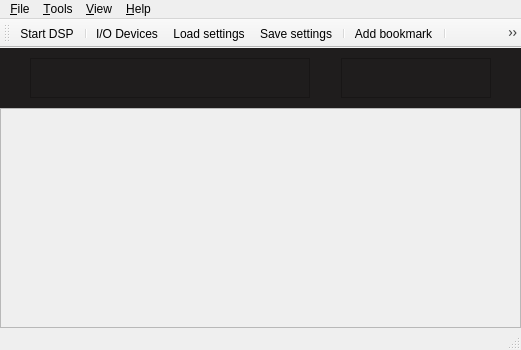
<?xml version="1.0" encoding="UTF-8"?>
<ui version="4.0">
 <class>MainWindow</class>
 <widget class="QMainWindow" name="MainWindow">
  <property name="geometry">
   <rect>
    <x>0</x>
    <y>0</y>
    <width>521</width>
    <height>350</height>
   </rect>
  </property>
  <property name="windowTitle">
   <string>gqrx</string>
  </property>
  <property name="windowIcon">
   <iconset resource="../../../resources/icons.qrc">
    <normaloff>:/icons/icons/gqrx.svg</normaloff>:/icons/icons/gqrx.svg</iconset>
  </property>
  <property name="styleSheet">
   <string notr="true"/>
  </property>
  <property name="dockOptions">
   <set>QMainWindow::AllowNestedDocks|QMainWindow::AllowTabbedDocks|QMainWindow::AnimatedDocks</set>
  </property>
  <property name="unifiedTitleAndToolBarOnMac">
   <bool>true</bool>
  </property>
  <widget class="QWidget" name="centralWidget">
   <layout class="QVBoxLayout" name="verticalLayout_2">
    <property name="spacing">
     <number>0</number>
    </property>
    <property name="leftMargin">
     <number>0</number>
    </property>
    <property name="topMargin">
     <number>0</number>
    </property>
    <property name="rightMargin">
     <number>0</number>
    </property>
    <property name="bottomMargin">
     <number>0</number>
    </property>
    <item>
     <widget class="QFrame" name="frame">
      <property name="sizePolicy">
       <sizepolicy hsizetype="Minimum" vsizetype="Minimum">
        <horstretch>0</horstretch>
        <verstretch>0</verstretch>
       </sizepolicy>
      </property>
      <property name="styleSheet">
       <string notr="true">background-color: rgb(31, 29, 29);</string>
      </property>
      <property name="frameShape">
       <enum>QFrame::NoFrame</enum>
      </property>
      <property name="frameShadow">
       <enum>QFrame::Plain</enum>
      </property>
      <property name="lineWidth">
       <number>0</number>
      </property>
      <layout class="QHBoxLayout" name="horizontalLayout_2" stretch="0,0,0,0,0">
       <property name="spacing">
        <number>0</number>
       </property>
       <property name="leftMargin">
        <number>0</number>
       </property>
       <property name="topMargin">
        <number>10</number>
       </property>
       <property name="rightMargin">
        <number>0</number>
       </property>
       <property name="bottomMargin">
        <number>10</number>
       </property>
       <item>
        <spacer name="horizontalSpacer_3">
         <property name="orientation">
          <enum>Qt::Horizontal</enum>
         </property>
         <property name="sizeHint" stdset="0">
          <size>
           <width>5</width>
           <height>15</height>
          </size>
         </property>
        </spacer>
       </item>
       <item>
        <widget class="CFreqCtrl" name="freqCtrl">
         <property name="sizePolicy">
          <sizepolicy hsizetype="Fixed" vsizetype="Fixed">
           <horstretch>0</horstretch>
           <verstretch>0</verstretch>
          </sizepolicy>
         </property>
         <property name="minimumSize">
          <size>
           <width>280</width>
           <height>40</height>
          </size>
         </property>
         <property name="toolTip">
          <string/>
         </property>
         <property name="frameShape">
          <enum>QFrame::StyledPanel</enum>
         </property>
         <property name="frameShadow">
          <enum>QFrame::Raised</enum>
         </property>
        </widget>
       </item>
       <item>
        <spacer name="horizontalSpacer_2">
         <property name="orientation">
          <enum>Qt::Horizontal</enum>
         </property>
         <property name="sizeHint" stdset="0">
          <size>
           <width>5</width>
           <height>15</height>
          </size>
         </property>
        </spacer>
       </item>
       <item>
        <widget class="CMeter" name="sMeter">
         <property name="sizePolicy">
          <sizepolicy hsizetype="Fixed" vsizetype="Fixed">
           <horstretch>0</horstretch>
           <verstretch>0</verstretch>
          </sizepolicy>
         </property>
         <property name="minimumSize">
          <size>
           <width>150</width>
           <height>40</height>
          </size>
         </property>
         <property name="frameShape">
          <enum>QFrame::StyledPanel</enum>
         </property>
         <property name="frameShadow">
          <enum>QFrame::Raised</enum>
         </property>
        </widget>
       </item>
       <item>
        <spacer name="horizontalSpacer_1">
         <property name="orientation">
          <enum>Qt::Horizontal</enum>
         </property>
         <property name="sizeHint" stdset="0">
          <size>
           <width>5</width>
           <height>15</height>
          </size>
         </property>
        </spacer>
       </item>
      </layout>
     </widget>
    </item>
    <item>
     <widget class="CPlotter" name="plotter">
      <property name="sizePolicy">
       <sizepolicy hsizetype="Expanding" vsizetype="Expanding">
        <horstretch>0</horstretch>
        <verstretch>0</verstretch>
       </sizepolicy>
      </property>
      <property name="autoFillBackground">
       <bool>true</bool>
      </property>
      <property name="frameShape">
       <enum>QFrame::StyledPanel</enum>
      </property>
      <property name="frameShadow">
       <enum>QFrame::Raised</enum>
      </property>
     </widget>
    </item>
   </layout>
  </widget>
  <widget class="QMenuBar" name="menuBar">
   <property name="geometry">
    <rect>
     <x>0</x>
     <y>0</y>
     <width>521</width>
     <height>19</height>
    </rect>
   </property>
   <widget class="QMenu" name="menu_File">
    <property name="title">
     <string>&amp;File</string>
    </property>
    <addaction name="actionDSP"/>
    <addaction name="separator"/>
    <addaction name="actionIoConfig"/>
    <addaction name="actionLoadSettings"/>
    <addaction name="actionSaveSettings"/>
    <addaction name="separator"/>
    <addaction name="actionSaveWaterfall"/>
    <addaction name="separator"/>
    <addaction name="actionQuit"/>
   </widget>
   <widget class="QMenu" name="menu_View">
    <property name="title">
     <string>&amp;View</string>
    </property>
   </widget>
   <widget class="QMenu" name="menu_Help">
    <property name="title">
     <string>&amp;Help</string>
    </property>
    <addaction name="actionUserGroup"/>
    <addaction name="actionNews"/>
    <addaction name="separator"/>
    <addaction name="actionRemoteProtocol"/>
    <addaction name="separator"/>
    <addaction name="actionAbout"/>
    <addaction name="actionAboutQt"/>
   </widget>
   <widget class="QMenu" name="menu_Tools">
    <property name="title">
     <string>&amp;Tools</string>
    </property>
    <addaction name="actionRemoteControl"/>
    <addaction name="actionRemoteConfig"/>
    <addaction name="separator"/>
    <addaction name="actionAddBookmark"/>
    <addaction name="actionSaveinJSON"/>
    <addaction name="actionMigratetoJSON"/>
    <addaction name="separator"/>
    <addaction name="actionIqTool"/>
    <addaction name="separator"/>
    <addaction name="actionAFSK1200"/>
    <addaction name="separator"/>
   </widget>
   <addaction name="menu_File"/>
   <addaction name="menu_Tools"/>
   <addaction name="menu_View"/>
   <addaction name="menu_Help"/>
  </widget>
  <widget class="QToolBar" name="mainToolBar">
   <property name="windowTitle">
    <string>Main toolbar</string>
   </property>
   <attribute name="toolBarArea">
    <enum>TopToolBarArea</enum>
   </attribute>
   <attribute name="toolBarBreak">
    <bool>false</bool>
   </attribute>
   <addaction name="actionDSP"/>
   <addaction name="separator"/>
   <addaction name="actionIoConfig"/>
   <addaction name="actionLoadSettings"/>
   <addaction name="actionSaveSettings"/>
   <addaction name="separator"/>
   <addaction name="actionAddBookmark"/>
   <addaction name="separator"/>
   <addaction name="actionIqTool"/>
   <addaction name="separator"/>
   <addaction name="actionRemoteControl"/>
   <addaction name="actionRemoteConfig"/>
   <addaction name="separator"/>
   <addaction name="actionFullScreen"/>
   <addaction name="separator"/>
  </widget>
  <widget class="QStatusBar" name="statusBar">
   <property name="enabled">
    <bool>true</bool>
   </property>
  </widget>
  <action name="actionQuit">
   <property name="text">
    <string>Quit</string>
   </property>
   <property name="toolTip">
    <string>Quit application</string>
   </property>
   <property name="shortcut">
    <string>Ctrl+Q</string>
   </property>
  </action>
  <action name="actionAbout">
   <property name="text">
    <string>About Gqrx</string>
   </property>
   <property name="toolTip">
    <string>Information about Gqrx</string>
   </property>
  </action>
  <action name="actionAboutQt">
   <property name="text">
    <string>About Qt</string>
   </property>
   <property name="toolTip">
    <string>About the Qt toolkit</string>
   </property>
  </action>
  <action name="actionDSP">
   <property name="checkable">
    <bool>true</bool>
   </property>
   <property name="icon">
    <iconset resource="../../../resources/icons.qrc">
     <normaloff>:/icons/icons/play.svg</normaloff>:/icons/icons/play.svg</iconset>
   </property>
   <property name="text">
    <string>Start DSP</string>
   </property>
   <property name="toolTip">
    <string>Start DSP</string>
   </property>
   <property name="statusTip">
    <string>Start/stop DSP processing</string>
   </property>
   <property name="shortcut">
    <string>Ctrl+D</string>
   </property>
  </action>
  <action name="actionAFSK1200">
   <property name="text">
    <string>AFSK1200 Decoder</string>
   </property>
   <property name="toolTip">
    <string>Start AFSK1200 decoder</string>
   </property>
  </action>
  <action name="actionSched">
   <property name="checkable">
    <bool>true</bool>
   </property>
   <property name="enabled">
    <bool>false</bool>
   </property>
   <property name="icon">
    <iconset resource="../../../resources/icons.qrc">
     <normaloff>:/icons/icons/clock.svg</normaloff>:/icons/icons/clock.svg</iconset>
   </property>
   <property name="text">
    <string>Scheduler</string>
   </property>
   <property name="toolTip">
    <string>Schedule recordings and other actions</string>
   </property>
  </action>
  <action name="actionIoConfig">
   <property name="enabled">
    <bool>true</bool>
   </property>
   <property name="icon">
    <iconset resource="../../../resources/icons.qrc">
     <normaloff>:/icons/icons/flash.svg</normaloff>:/icons/icons/flash.svg</iconset>
   </property>
   <property name="text">
    <string>I/O Devices</string>
   </property>
   <property name="toolTip">
    <string>Configure I/O devices</string>
   </property>
   <property name="statusTip">
    <string>Opens the hardware configuration dialog</string>
   </property>
   <property name="visible">
    <bool>true</bool>
   </property>
  </action>
  <action name="actionUserGroup">
   <property name="icon">
    <iconset resource="../../../resources/icons.qrc">
     <normaloff>:/icons/icons/help.svg</normaloff>:/icons/icons/help.svg</iconset>
   </property>
   <property name="text">
    <string>Gqrx user group</string>
   </property>
   <property name="toolTip">
    <string>Discussion group for Gqrx users</string>
   </property>
  </action>
  <action name="actionFullScreen">
   <property name="checkable">
    <bool>true</bool>
   </property>
   <property name="icon">
    <iconset resource="../../../resources/icons.qrc">
     <normaloff>:/icons/icons/fullscreen.svg</normaloff>:/icons/icons/fullscreen.svg</iconset>
   </property>
   <property name="text">
    <string>Full screen</string>
   </property>
   <property name="toolTip">
    <string>Toggle full screen mode</string>
   </property>
   <property name="shortcut">
    <string>F11</string>
   </property>
  </action>
  <action name="actionLoadSettings">
   <property name="icon">
    <iconset resource="../../../resources/icons.qrc">
     <normaloff>:/icons/icons/folder.svg</normaloff>:/icons/icons/folder.svg</iconset>
   </property>
   <property name="text">
    <string>Load settings</string>
   </property>
   <property name="toolTip">
    <string>Load previously stored configuration</string>
   </property>
   <property name="statusTip">
    <string>Load previously stored settings from a file</string>
   </property>
   <property name="shortcut">
    <string>Ctrl+L</string>
   </property>
  </action>
  <action name="actionSaveSettings">
   <property name="icon">
    <iconset resource="../../../resources/icons.qrc">
     <normaloff>:/icons/icons/floppy.svg</normaloff>:/icons/icons/floppy.svg</iconset>
   </property>
   <property name="text">
    <string>Save settings</string>
   </property>
   <property name="toolTip">
    <string>Save current configuration</string>
   </property>
   <property name="statusTip">
    <string>Save current configuration to a file</string>
   </property>
   <property name="shortcut">
    <string>Ctrl+S</string>
   </property>
  </action>
  <action name="actionAddBookmark">
   <property name="icon">
    <iconset resource="../../../resources/icons.qrc">
     <normaloff>:/icons/icons/bookmark-new.svg</normaloff>:/icons/icons/bookmark-new.svg</iconset>
   </property>
   <property name="text">
    <string>Add bookmark</string>
   </property>
   <property name="toolTip">
    <string>Bookmark the current frequency and mode (Ctrl+Shift+B)</string>
   </property>
   <property name="shortcut">
    <string>Ctrl+Shift+B</string>
   </property>
  </action>
  <action name="actionRemoteControl">
   <property name="checkable">
    <bool>true</bool>
   </property>
   <property name="enabled">
    <bool>true</bool>
   </property>
   <property name="icon">
    <iconset resource="../../../resources/icons.qrc">
     <normaloff>:/icons/icons/tangeo-network-idle.svg</normaloff>:/icons/icons/tangeo-network-idle.svg</iconset>
   </property>
   <property name="text">
    <string>&amp;Remote control</string>
   </property>
   <property name="toolTip">
    <string>Remote control via TCP</string>
   </property>
   <property name="statusTip">
    <string>Activate the TCP interface</string>
   </property>
  </action>
  <action name="actionRemoteConfig">
   <property name="icon">
    <iconset resource="../../../resources/icons.qrc">
     <normaloff>:/icons/icons/settings.svg</normaloff>:/icons/icons/settings.svg</iconset>
   </property>
   <property name="text">
    <string>Remote &amp;control settings</string>
   </property>
   <property name="toolTip">
    <string>Configure remote control settings</string>
   </property>
  </action>
  <action name="actionIqTool">
   <property name="icon">
    <iconset resource="../../../resources/icons.qrc">
     <normaloff>:/icons/icons/signal.svg</normaloff>:/icons/icons/signal.svg</iconset>
   </property>
   <property name="text">
    <string>I/Q recorder</string>
   </property>
   <property name="toolTip">
    <string>Record and play I/Q data</string>
   </property>
   <property name="statusTip">
    <string>Open I/Q recorder dialog</string>
   </property>
   <property name="shortcut">
    <string>Ctrl+I</string>
   </property>
  </action>
  <action name="actionNews">
   <property name="icon">
    <iconset resource="../../../resources/icons.qrc">
     <normaloff>:/icons/icons/info.svg</normaloff>:/icons/icons/info.svg</iconset>
   </property>
   <property name="text">
    <string>News</string>
   </property>
   <property name="toolTip">
    <string>Show news about this release</string>
   </property>
  </action>
  <action name="actionRemoteProtocol">
   <property name="icon">
    <iconset resource="../../../resources/icons.qrc">
     <normaloff>:/icons/icons/info.svg</normaloff>:/icons/icons/info.svg</iconset>
   </property>
   <property name="text">
    <string>Remote control</string>
   </property>
   <property name="toolTip">
    <string>Remote control protocol</string>
   </property>
  </action>
  <action name="actionSaveWaterfall">
   <property name="text">
    <string>Save waterfall</string>
   </property>
   <property name="statusTip">
    <string>Save the current waterfall to a graphics file</string>
   </property>
   <property name="shortcut">
    <string>Ctrl+W</string>
   </property>
  </action>
  <action name="actionMigratetoJSON">
   <property name="text">
    <string>Migrate to JSON</string>
   </property>
   <property name="toolTip">
    <string>Convert current .csv bookmarks to JSON one</string>
   </property>
  </action>
  <action name="actionSaveinJSON">
   <property name="checkable">
    <bool>true</bool>
   </property>
   <property name="text">
    <string>Save in JSON</string>
   </property>
  </action>
 </widget>
 <layoutdefault spacing="6" margin="11"/>
 <customwidgets>
  <customwidget>
   <class>CFreqCtrl</class>
   <extends>QFrame</extends>
   <header>qtgui/freqctrl.h</header>
   <container>1</container>
  </customwidget>
  <customwidget>
   <class>CPlotter</class>
   <extends>QFrame</extends>
   <header>qtgui/plotter.h</header>
   <container>1</container>
  </customwidget>
  <customwidget>
   <class>CMeter</class>
   <extends>QFrame</extends>
   <header>qtgui/meter.h</header>
   <container>1</container>
  </customwidget>
 </customwidgets>
 <resources>
  <include location="../../../resources/icons.qrc"/>
 </resources>
 <connections>
  <connection>
   <sender>actionQuit</sender>
   <signal>triggered()</signal>
   <receiver>MainWindow</receiver>
   <slot>close()</slot>
   <hints>
    <hint type="sourcelabel">
     <x>-1</x>
     <y>-1</y>
    </hint>
    <hint type="destinationlabel">
     <x>450</x>
     <y>257</y>
    </hint>
   </hints>
  </connection>
 </connections>
</ui>
